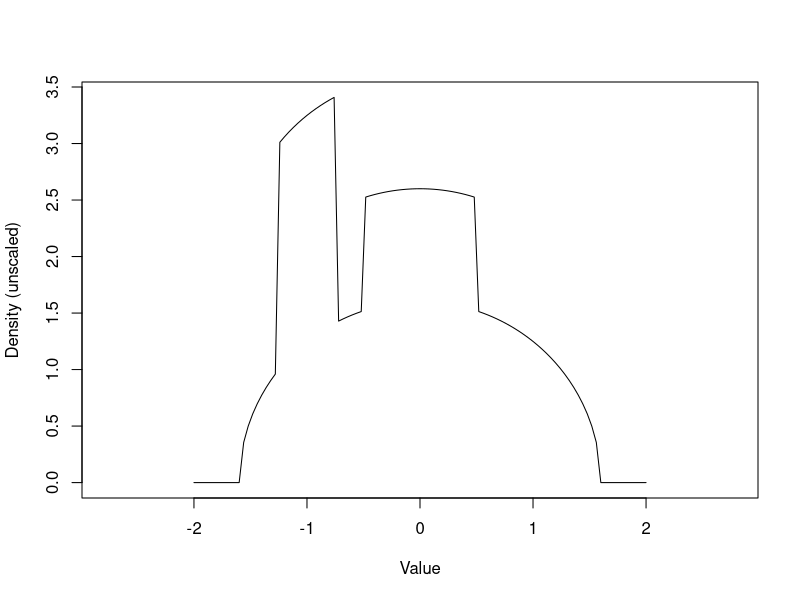

Here is the R script that generated this plot:
## ---- chunk 1
dhand = function(x) {
  y = numeric(length(x))
  i = -1.6 < x & x < 1.6
  y[i] = sqrt(2.56 - x[i]^2) + dunif(x[i], -1.25, -0.75) +
    dunif(x[i], -0.5, 0.5)

  y
}

curve(dhand, -2, 2, xlab = "Value", ylab = "Density (unscaled)", asp = 1)
